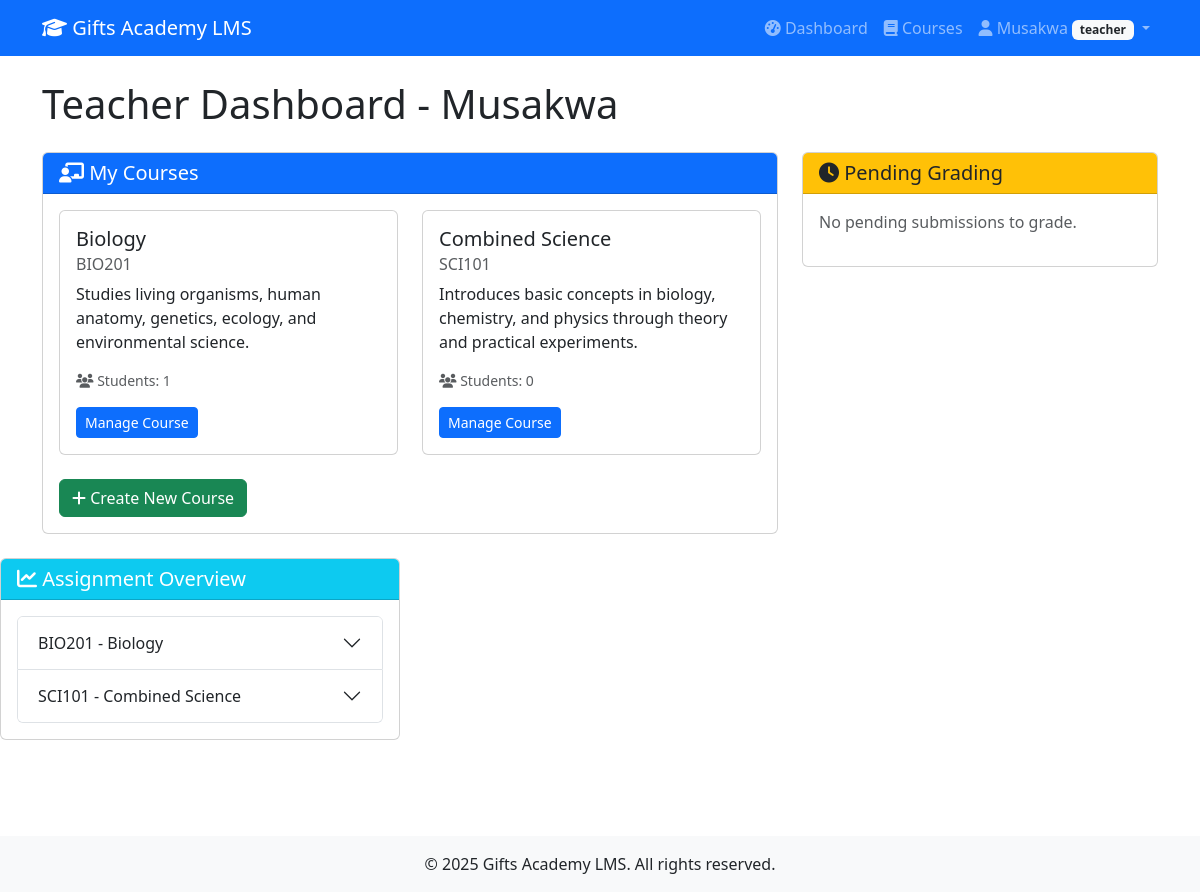
Screenshot of /accounts/dashboard/teacher/ (signed in) with the database file from the repository.
### accounts/models.py (models this page shows, shortened)
class Profile(models.Model):
    USER_TYPES = (
        ('admin', 'Admin'),
        ('teacher', 'Teacher'),
        ('student', 'Student'),
        ('parent', 'Parent'),
    )
    user = models.OneToOneField(User, on_delete=models.CASCADE)
    user_type = models.CharField(max_length=10, choices=USER_TYPES, default='student')
    phone = models.CharField(max_length=15, blank=True)
    address = models.TextField(blank=True)
    profile_pic = models.ImageField(upload_to='profiles/', blank=True, null=True)
    linked_student = models.ForeignKey('self', on_delete=models.SET_NULL, null=True, blank=True, related_name='parents')

### courses/models.py (models this page shows, shortened)
class Course(models.Model):
    title = models.CharField(max_length=200)
    code = models.CharField(max_length=20, unique=True)
    description = models.TextField()
    teacher = models.ForeignKey(User, on_delete=models.CASCADE, related_name='teaching_courses')
    students = models.ManyToManyField(User, through='Enrollment', related_name='enrolled_courses')
    created_at = models.DateTimeField(auto_now_add=True)
    updated_at = models.DateTimeField(auto_now=True)
    is_active = models.BooleanField(default=True)
    class Meta:
        ordering = ['-created_at']

### accounts/views.py (the view)
# urls.py: path('dashboard/teacher/', views.teacher_dashboard, name='teacher_dashboard'),
@login_required
def teacher_dashboard(request):
    if request.user.profile.user_type != 'teacher':
        return redirect('dashboard')
    from courses.models import Course
    from assignments.models import Assignment, Submission
    courses = Course.objects.filter(teacher=request.user)
    assignments = Assignment.objects.filter(teacher=request.user)
    pending_submissions = Submission.objects.filter(
        assignment__teacher=request.user
    ).annotate(
    grade_count=Count('grades')
    ).filter(
    grade_count=0
    ).order_by('-submitted_at')[:10]
    context = {
        'courses': courses,
        'assignments': assignments,
        'pending_submissions': pending_submissions,
    }
    return render(request, 'accounts/teacher_dashboard.html', context)

### templates/accounts/teacher_dashboard.html (shortened to what this page needs)
{% extends 'base.html' %}
{% block content %}
<div class="container">
    <h1 class="mb-4">Teacher Dashboard - {{ user.username }}</h1>
    <div class="row">
        <div class="col-md-8">
            <div class="card mb-4">
                <div class="card-header bg-primary text-white">
                    <h5 class="mb-0"><i class="fas fa-chalkboard-teacher"></i> My Courses</h5>
                </div>
                <div class="card-body">
                    {% if courses %}
                        <div class="row">
                            {% for course in courses %}
                                <div class="col-md-6 mb-3">
                                    <div class="card h-100">
                                        <div class="card-body">
                                            <h5 class="card-title">{{ course.title }}</h5>
                                            <h6 class="card-subtitle mb-2 text-muted">{{ course.code }}</h6>
                                            <p class="card-text">{{ course.description|truncatewords:20 }}</p>
                                            <p class="text-muted small">
                                                <i class="fas fa-users"></i> Students: {{ course.students.count }}
                                            </p>
                                            <a href="{% url 'course_detail' course.id %}" class="btn btn-primary btn-sm">
                                                Manage Course
                                            </a>
                                        </div>
                                    </div>
                                </div>
                            {% endfor %}
                        </div>
                    {% else %}
                        <p class="text-muted">You haven't created any courses yet.</p>
                    {% endif %}
                    <a href="{% url 'create_course' %}" class="btn btn-success mt-2">
                        <i class="fas fa-plus"></i> Create New Course
                    </a>
                </div>
            </div>
        </div>
        <div class="col-md-4">
            <div class="card mb-4">
                <div class="card-header bg-warning">
                    <h5 class="mb-0"><i class="fas fa-clock"></i> Pending Grading</h5>
                </div>
                <div class="card-body">
                    {% if pending_submissions %}
                        <div class="list-group">
                            {% for submission in pending_submissions %}
                                <a href="{% url 'grade_submission' submission.id %}" class="list-group-item list-group-item-action">
                                    <strong>{{ submission.student.username }}</strong>
                                    <br>
                                    <small>{{ submission.assignment.title }}</small>
                                    <br>
                                    <small class="text-muted">
                                        Submitted: {{ submission.submitted_at|timesince }} ago
                                    </small>
                                </a>
                            {% endfor %}
                        </div>
                    {% else %}
                        <p class="text-muted">No pending submissions to grade.</p>
                    {% endif %}
                </div>
            </div>
        </div>
    </div>
</div>
<div class="col-md-4">
    <div class="card mb-4">
        <div class="card-header bg-info text-white">
            <h5 class="mb-0"><i class="fas fa-chart-line"></i> Assignment Overview</h5>
        </div>
        <div class="card-body">
            {% if courses %}
                <div class="accordion" id="assignmentAccordion">
                    {% for course in courses %}
                        <div class="accordion-item">
                            <h2 class="accordion-header" id="heading{{ course.id }}">
                                <button class="accordion-button collapsed" type="button" data-bs-toggle="collapse" data-bs-target="#collapse{{ course.id }}">
                                    {{ course.code }} - {{ course.title }}
                                </button>
                            </h2>
                        </div>
                    {% endfor %}
                </div>
            {% else %}
                <p class="text-muted">No courses available.</p>
            {% endif %}
        </div>
    </div>
</div>
{% endblock %}

### templates/base.html (shortened to what this page needs)
<!DOCTYPE html>
<html lang="en">
<head>
    <link href="https://cdn.jsdelivr.net/npm/bootstrap@5.3.0/dist/css/bootstrap.min.css" rel="stylesheet">
    <link rel="stylesheet" href="https://cdnjs.cloudflare.com/ajax/libs/font-awesome/6.4.0/css/all.min.css">
</head>
<body>
    <nav class="navbar navbar-expand-lg navbar-dark bg-primary">
        <div class="container">
            <a class="navbar-brand" href="{% url 'dashboard' %}">
                <i class="fas fa-graduation-cap"></i> Gifts Academy LMS
            </a>
            <div class="collapse navbar-collapse" id="navbarNav">
                <ul class="navbar-nav ms-auto">
                    {% if user.is_authenticated %}
                        <li class="nav-item">
                            <a class="nav-link" href="{% url 'dashboard' %}">
                                <i class="fas fa-tachometer-alt"></i> Dashboard
                            </a>
                        </li>
                        <li class="nav-item">
                            <a class="nav-link" href="{% url 'course_list' %}">
                                <i class="fas fa-book"></i> Courses
                            </a>
                        </li>
                        <li class="nav-item dropdown">
    <a class="nav-link dropdown-toggle" href="#" id="userDropdown" role="button" data-bs-toggle="dropdown">
        <i class="fas fa-user"></i> {{ user.username }}
        <span class="badge bg-light text-dark">{{ user.profile.user_type }}</span>
    </a>
</li>
                    {% endif %}
                </ul>
            </div>
        </div>
    </nav>
    <main class="py-4">
        {% block content %}{% endblock %}
    </main>
    <footer class="bg-light text-center py-3 mt-5">
        <div class="container">
            <p class="mb-0">&copy; 2025 Gifts Academy LMS. All rights reserved.</p>
        </div>
    </footer>
</body>
</html>

### rows the page displays
Course: title "Biology", code "BIO201", description "Studies living organisms, human anatomy, genetics, ecology, and environmental science.", students.count "1"
Course: title "Combined Science", code "SCI101", description "Introduces basic concepts in biology, chemistry, and physics through theory and practical experiments.", students.count "0"

### other values shown
{{ user.username }} "Musakwa"
{{ user.profile.user_type }} "teacher"
